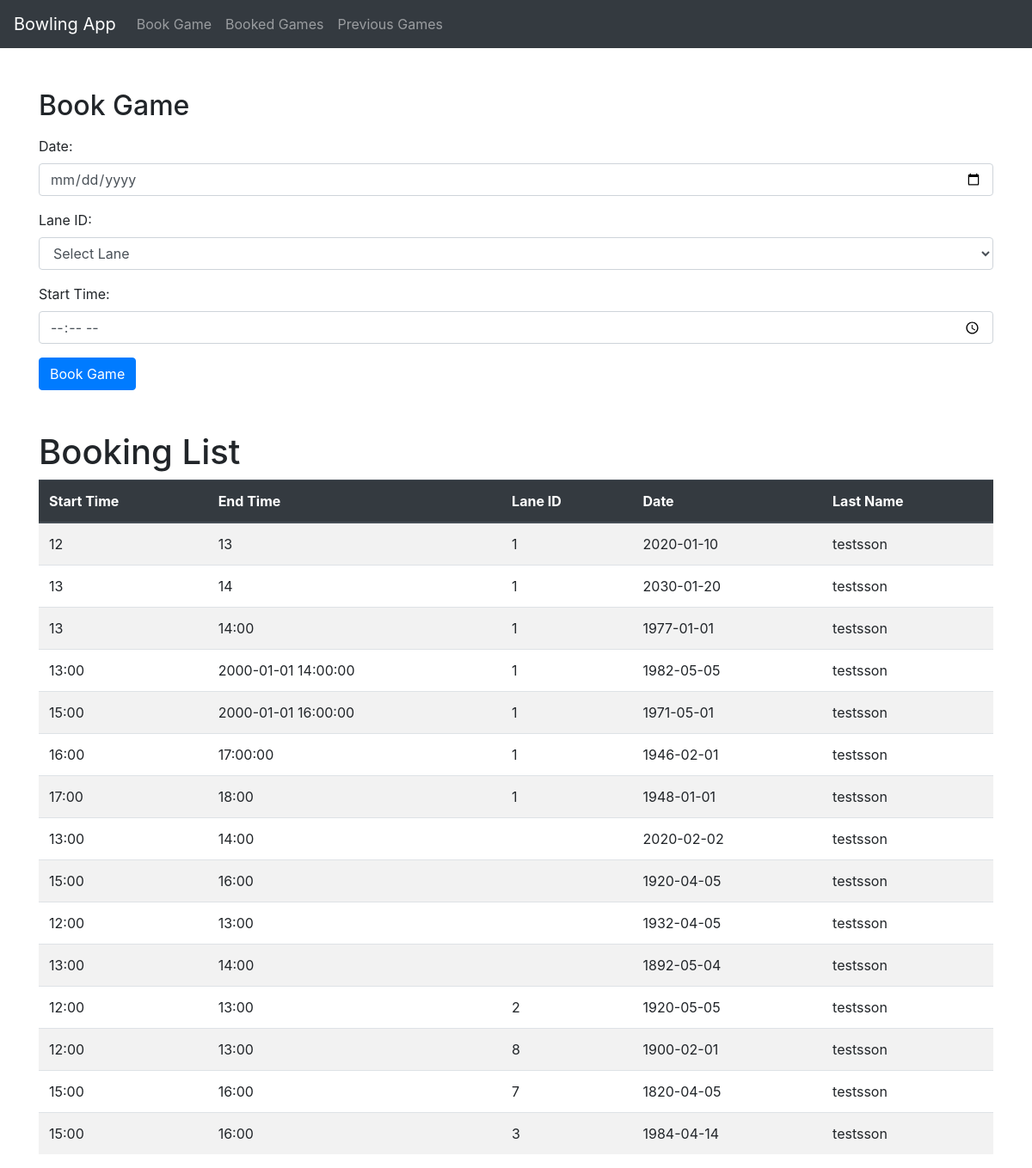
Before: /book_game with the older database file.
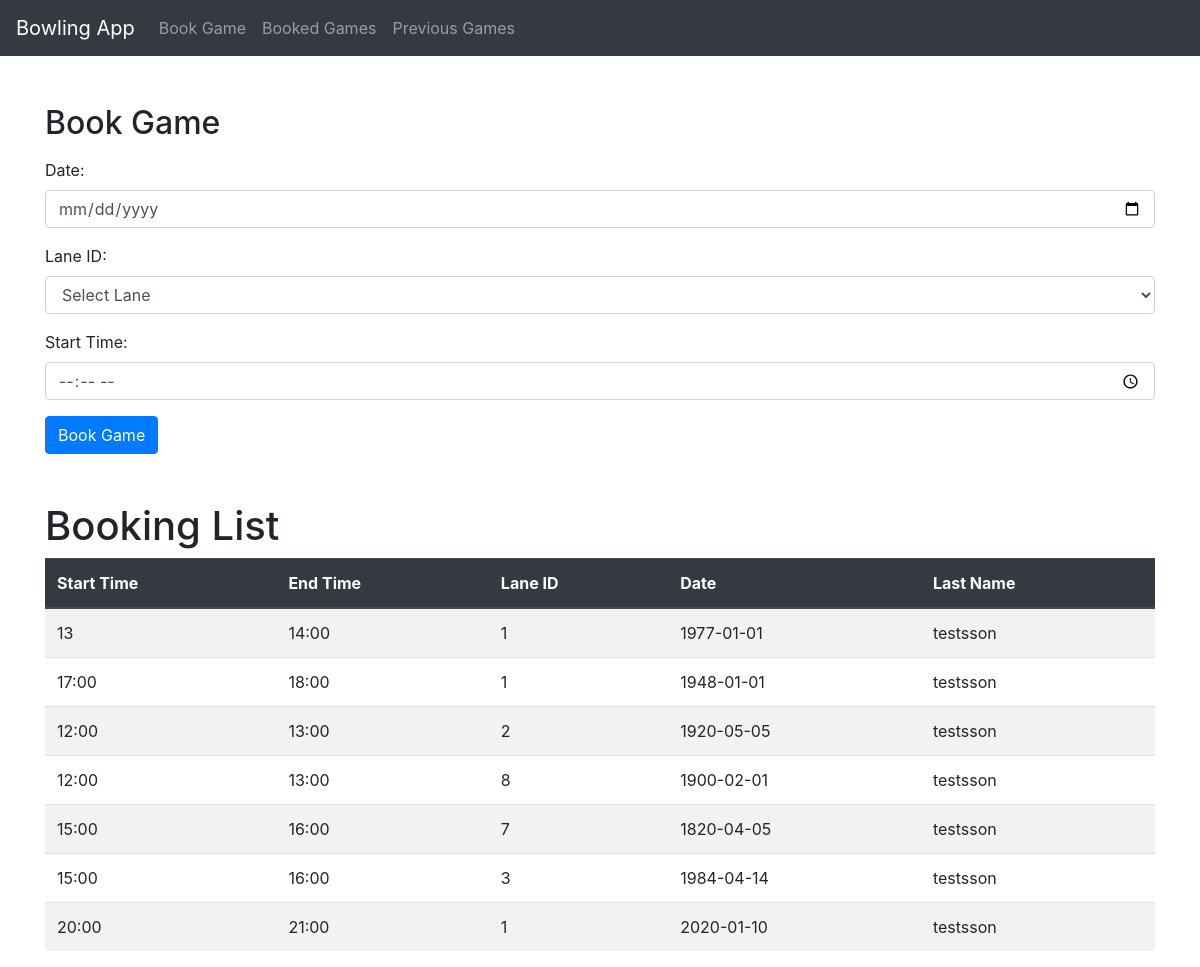
After: the same page with the newer database file.
### tables this page shows
CREATE TABLE Bookings (bookingId INTEGER PRIMARY KEY AUTOINCREMENT, startTime time, endTime time, laneID INTEGER REFERENCES BowlingLanes (laneID), playerID INTEGER REFERENCES Players (playerID), date date);

CREATE TABLE Players (playerID INTEGER PRIMARY KEY, fName varchar, lName varchar, email varchar, password varchar);

### app.py (the view)
@app.route('/book_game', methods=["GET"])
def get_book_game():
    lanes = query_db("SELECT * FROM bowlingLanes")
    return render_template("book_game.html", lanes=lanes, bookings=query_db("SELECT * FROM bookings INNER JOIN players ON bookings.playerID = players.playerID" ) )

### test.py (called while the page is built)
def get_db():
    db = getattr(g, '_database', None)
    if db is None:
        db = g._database = sqlite3.connect(DATABASE)
        db.row_factory = sqlite3.Row
    return db

def query_db(query, args=(), one=False, commit=False):
    try:
            if commit:
                db = get_db()
                cur = db.execute(query, args)
                db.commit()
                cur.close()
                return None
            cur = get_db().execute(query, args)
            rv = cur.fetchall()
            cur.close()
            return (rv[0] if rv else None) if one else rv
    except sqlite3.Error as e:
            print("SQLite error:", e)
            return e  # Or raise an exception if needed

### template/book_game.html (shortened to what this page needs)
<!DOCTYPE html>
<html lang="en">
<head>
    <link rel="stylesheet" href="https://stackpath.bootstrapcdn.com/bootstrap/4.5.2/css/bootstrap.min.css">
</head>
<body>
    <nav class="navbar navbar-expand-lg navbar-dark bg-dark">
        <a class="navbar-brand" href="/logged_in">Bowling App</a>
        <div class="collapse navbar-collapse" id="navbarNav">
            <ul class="navbar-nav">
                <li class="nav-item">
                    <a class="nav-link" href="/book_game">Book Game</a>
                </li>
                <li class="nav-item">
                    <a class="nav-link" href="/booked_games">Booked Games</a>
                </li>
                <li class="nav-item">
                    <a class="nav-link" href="/previous_games">Previous Games</a>
                </li>
            </ul>
        </div>
    </nav>
    <div class="container">
        <h2 class="mt-5">Book Game</h2>
        <form action="/book_game" method="POST" class="mt-3">
            <div class="form-group">
                <label for="date">Date:</label>
                <input type="date" class="form-control" id="date" name="date" required>
            </div>
            <div class="form-group">
                <label for="lane_id">Lane ID:</label>
                <select class="form-control" id="lane_id" name="lane_id" required>
                    <option value="" selected disabled>Select Lane</option>
                </select>
            </div>
            <div class="form-group">
                <label for="start_time">Start Time:</label>
                <input type="time" class="form-control" id="start_time" name="start_time" required>
            </div>
            <button type="submit" class="btn btn-primary">Book Game</button>
        </form>
    </div>
    <div class="container">
        <h1 class="mt-5">Booking List</h1>
        <table class="table table-striped">
            <thead class="thead-dark">
                <tr>
                    <th>Start Time</th>
                    <th>End Time</th>
                    <th>Lane ID</th>
                    <th>Date</th>
                    <th>Last Name</th>
                </tr>
            </thead>
            <tbody>
                {% for info in bookings %}
                <tr>
                    <td>{{ info['startTime'] }}</td>
                    <td>{{ info['endTime'] }}</td>
                    <td>{{ info['laneID'] }}</td>
                    <td>{{ info['date'] }}</td>
                    <td>{{ info['Lname'] }}</td>
                </tr>
                {% endfor %}
            </tbody>
        </table>
    </div>
</body>
</html>

Changed rows visible on the page:
removed Bookings: startTime "12", endTime "13", laneID "1", date "2020-01-10", Lname "testsson"
removed Bookings: startTime "13", endTime "14", laneID "1", date "2030-01-20", Lname "testsson"
removed Bookings: startTime "13:00", endTime "2000-01-01 14:00:00", laneID "1", date "1982-05-05", Lname "testsson"
removed Bookings: startTime "15:00", endTime "2000-01-01 16:00:00", laneID "1", date "1971-05-01", Lname "testsson"
removed Bookings: startTime "16:00", endTime "17:00:00", laneID "1", date "1946-02-01", Lname "testsson"
removed Bookings: startTime "13:00", endTime "14:00", date "2020-02-02", Lname "testsson"
removed Bookings: startTime "15:00", endTime "16:00", date "1920-04-05", Lname "testsson"
removed Bookings: startTime "12:00", endTime "13:00", date "1932-04-05", Lname "testsson"
removed Bookings: startTime "13:00", endTime "14:00", date "1892-05-04", Lname "testsson"
added Bookings: startTime "20:00", endTime "21:00", laneID "1", date "2020-01-10", Lname "testsson"
